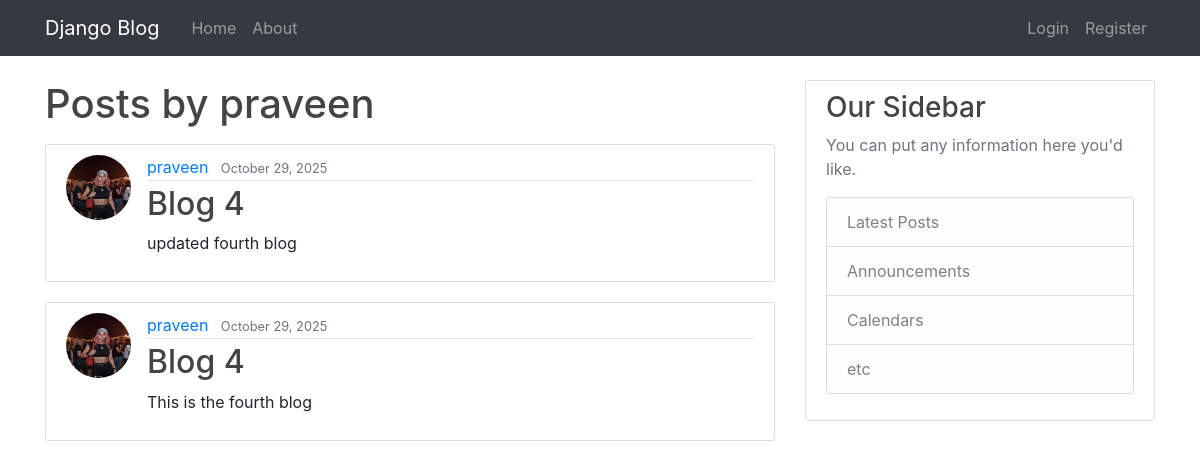
/user/praveen/, run on an earlier commit of the app's database.
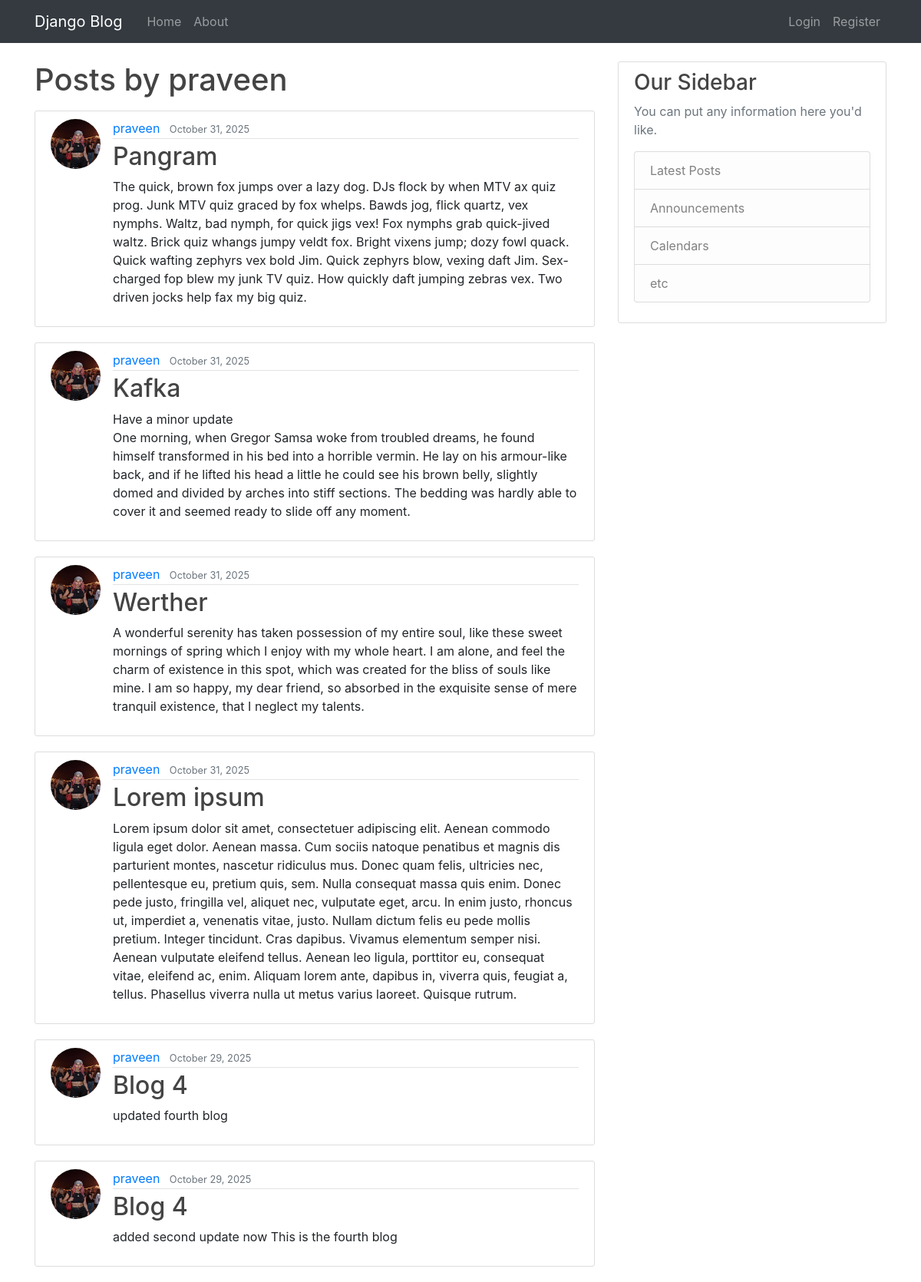
And on a later commit of the database.
### posts/models.py (models this page shows, shortened)
class Post(models.Model):
    title = models.CharField(max_length=100)
    content = models.TextField()
    date_posted = models.DateTimeField(default=timezone.now)
    author = models.ForeignKey(User, on_delete=models.CASCADE)

### users/models.py (models this page shows, shortened)
class Profile(models.Model):
    user = models.OneToOneField(User, on_delete=models.CASCADE)
    image= models.ImageField(default='default.jpg', upload_to='profile_pics')

### posts/views.py (the view)
# urls.py: path('user/<str:username>/', UserPostListView.as_view(), name='user-posts'),
class UserPostListView(ListView):
    model = Post
    template_name = 'posts/user_post.html'
    context_object_name = 'cont'
    def get_queryset(self):
        user= get_object_or_404(User, username=self.kwargs.get('username'))
        return Post.objects.filter(author=user).order_by('-date_posted')

### posts/templates/posts/user_post.html
{% extends "posts/base.html" %}
{% block content %}
    <h1 class="mb-3">Posts by {{view.kwargs.username}}</h1>
    {% for conts in cont %}
        <article class="media content-section">
          <img class="rounded-circle article-img" src="{{ conts.author.profile.image.url }}">
          <div class="media-body">
            <div class="article-metadata">
              <a class="mr-2" href="{%url 'user-posts' conts.author.username %}">{{ conts.author }}</a>
              <small class="text-muted">{{ conts.date_posted|date:"F d, Y" }}</small>
            </div>
            <h2><a class="article-title" href="{% url 'post-detail' conts.id %}">{{ conts.title }}</a></h2>
            <p class="article-content">{{ conts.content }}</p>
          </div>
        </article>
    {% endfor %}
{% endblock content %}

### posts/templates/posts/base.html (shortened to what this page needs)
{% load static %}
<!DOCTYPE html>
<html>
<head>
    <link rel="stylesheet" href="{% static 'posts/main.css' %}">
    <link rel="stylesheet" href="https://stackpath.bootstrapcdn.com/bootstrap/4.3.1/css/bootstrap.min.css">
</head>
<body>
    <header class="site-header">
        <nav class="navbar navbar-expand-md navbar-dark bg-dark fixed-top">
            <div class="container">
                <a class="navbar-brand mr-4" href="{% url 'home' %}">Django Blog</a>
                <div class="collapse navbar-collapse" id="navbarToggle">
                    <div class="navbar-nav mr-auto">
                        <a class="nav-item nav-link" href="{% url 'home' %}">Home</a>
                        <a class="nav-item nav-link" href="{% url 'about' %}">About</a>
                    </div>
                    <div class="navbar-nav ml-auto">
                        {% if user.is_authenticated %}
                            <a class="nav-item nav-link" href="{% url 'post-Create' %}">New Post</a>
                            <a class="nav-item nav-link" href="{% url 'profile' %}">Profile</a>
                            <form action="{% url 'logout' %}" method="POST" class="form-inline my-0">
                                {% csrf_token %}
                                <button type="submit" class="btn btn-link nav-item nav-link" style="padding:0; color:rgba(255,255,255,.5); text-decoration:none;">
                                    Logout
                                </button>
                            </form>
                        {% else %}
                            <a class="nav-item nav-link" href="{% url 'login' %}">Login</a>
                            <a class="nav-item nav-link" href="{% url 'register' %}">Register</a>
                        {% endif %}
                    </div>
                </div>
            </div>
        </nav>
    </header>
    <main role="main" class="container" style="margin-top:80px;">
        <div class="row">
            <div class="col-md-8">
                {% block content %}{% endblock %}
            </div>
            <div class="col-md-4">
                <div class="content-section">
                    <h3>Our Sidebar</h3>
                    <p class="text-muted">You can put any information here you'd like.
                        <ul class="list-group">
                            <li class="list-group-item list-group-item-light">Latest Posts</li>
                            <li class="list-group-item list-group-item-light">Announcements</li>
                            <li class="list-group-item list-group-item-light">Calendars</li>
                            <li class="list-group-item list-group-item-light">etc</li>
                        </ul>
                    </p>
                </div>
            </div>
        </div>
    </main>
</body>
</html>

### posts/static/posts/main.css (style rules this page uses)
body { background: #fafafa; color: #333333; margin-top: 5rem; }
h1, h2, h3, h4, h5, h6 { color: #444444; }
ul { margin: 0; }
.site-header .navbar-nav .nav-link { color: #cbd5db; }
.content-section { background: #ffffff; padding: 10px 20px; border: 1px solid #dddddd; border-radius: 3px; margin-bottom: 20px; }
.article-title { color: #444444; }
.article-content { white-space: pre-line; }
.article-img { height: 65px; width: 65px; margin-right: 16px; }
.article-metadata { padding-bottom: 1px; margin-bottom: 4px; border-bottom: 1px solid #e3e3e3 }

What changed in the data, as far as the page shows it:
added Post: author.profile.image (picture), author "praveen", date_posted "October 31, 2025", title "Pangram", content "The quick, brown fox jumps over a lazy dog. DJs flock by when MTV ax quiz prog. Junk MTV quiz graced by fox whelps. Bawds jog, flick quartz, vex nymphs. Waltz, bad nymph, for quick jigs vex! Fox nymphs grab quick-jived waltz. Brick quiz whangs jumpy veldt fox. Bright vixens jump; dozy fowl quack. Quick wafting zephyrs vex bold Jim. Quick zephyrs blow, vexing daft Jim. Sex-charged fop blew my junk TV quiz. How quickly daft jumping zebras vex. Two driven jocks help fax my big quiz."
added Post: author.profile.image (picture), author "praveen", date_posted "October 31, 2025", title "Kafka", content "Have a minor update One morning, when Gregor Samsa woke from troubled dreams, he found himself transformed in his bed into a horrible vermin. He lay on his armour-like back, and if he lifted his head a little he could see his brown belly, slightly domed and divided by arches into stiff sections. The bedding was hardly able to cover it and seemed ready to slide off any moment."
added Post: author.profile.image (picture), author "praveen", date_posted "October 31, 2025", title "Werther", content "A wonderful serenity has taken possession of my entire soul, like these sweet mornings of spring which I enjoy with my whole heart. I am alone, and feel the charm of existence in this spot, which was created for the bliss of souls like mine. I am so happy, my dear friend, so absorbed in the exquisite sense of mere tranquil existence, that I neglect my talents."
added Post: author.profile.image (picture), author "praveen", date_posted "October 31, 2025", title "Lorem ipsum", content "Lorem ipsum dolor sit amet, consectetuer adipiscing elit. Aenean commodo ligula eget dolor. Aenean massa. Cum sociis natoque penatibus et magnis dis parturient montes, nascetur ridiculus mus. Donec quam felis, ultricies nec, pellentesque eu, pretium quis, sem. Nulla consequat massa quis enim. Donec pede justo, fringilla vel, aliquet nec, vulputate eget, arcu. In enim justo, rhoncus ut, imperdiet a, venenatis vitae, justo. Nullam dictum felis eu pede mollis pretium. Integer tincidunt. Cras dapibus. Vivamus elementum semper nisi. Aenean vulputate eleifend tellus. Aenean leo ligula, porttitor eu, consequat vitae, eleifend ac, enim. Aliquam lorem ante, dapibus in, viverra quis, feugiat a,…"
changed Post: content "This is the fourth blog" → "added second update now This is the fourth blog"
